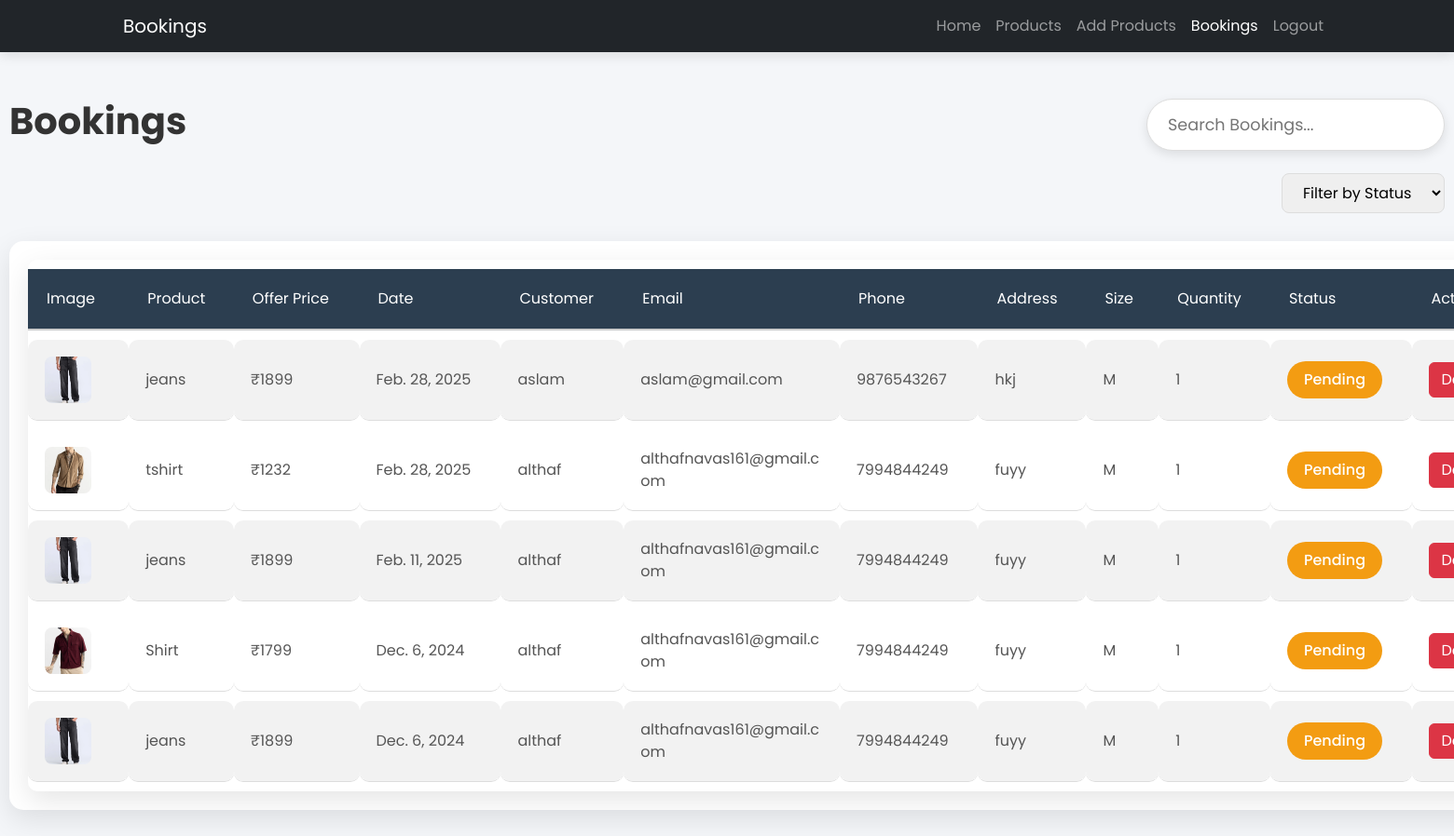
Screenshot of /bookings with the database file from the repository.
### app/models.py (models this page shows, shortened)
class Buy(models.Model):
    user=models.ForeignKey(User,on_delete=models.CASCADE)
    product=models.ForeignKey(Product,on_delete=models.CASCADE)
    price=models.IntegerField()
    date=models.DateField(auto_now_add=True)
    size = models.CharField(max_length=10, choices=[('S', 'Small'), ('M', 'Medium'), ('L', 'Large')], default='M')  # Default size is Medium
    quantity = models.PositiveIntegerField(default=1)  # Default quantity is 1

class Product(models.Model):
    pro_id=models.TextField()
    name=models.TextField()
    price=models.IntegerField()
    ofr_price=models.IntegerField()
    img=models.FileField()
    dis=models.TextField()
    sizes = models.ManyToManyField(Size, related_name='Sizes')
    quantity = models.PositiveIntegerField(default=0)  # New field for stock quantity

class Order(models.Model):
    name = models.CharField(max_length=100)
    email = models.EmailField()
    phone_number = models.CharField(max_length=15)
    shipping_address = models.TextField()
    status = models.CharField(max_length=20, default='Pending')
    created_at = models.DateTimeField(auto_now_add=True)

### app/views.py (the view)
# urls.py: path('bookings',views.bookings),
def bookings(request):
    buy = Buy.objects.select_related('product', 'user').all().order_by('-date')
    orders = Order.objects.all()
    combined_data = zip(buy, orders)
    return render(request, 'shop/bookings.html', {'combined_data': combined_data})

### templates/shop/bookings.html (shortened to what this page needs)
<!DOCTYPE html>
<html lang="en">
<head>
    <link href="https://cdn.jsdelivr.net/npm/bootstrap@5.3.3/dist/css/bootstrap.min.css" rel="stylesheet">
</head>
<body>
    <nav class="navbar navbar-expand-lg navbar-dark bg-dark">
        <div class="container">
            <a class="navbar-brand" href="#">Bookings</a>
            <div class="collapse navbar-collapse" id="navbarNav">
                <ul class="navbar-nav ms-auto">
                    <li class="nav-item"><a class="nav-link" href="/shp_home">Home</a></li>
                    <li class="nav-item"><a class="nav-link" href="/products">Products</a></li>
                    <li class="nav-item"><a class="nav-link" href="/add_prod">Add Products</a></li>
                    <li class="nav-item"><a class="nav-link active" href="#">Bookings</a></li>
                    <li class="nav-item"><a class="nav-link" href="/shp_logout">Logout</a></li>
                </ul>
            </div>
        </div>
    </nav>
    <div class="content">
        <div class="d-flex justify-content-between align-items-center mb-4">
            <h2>Bookings</h2>
            <input type="text" id="search" class="search-bar" placeholder="Search Bookings...">
        </div>
        <div class="filter-container">
            <select id="statusFilter">
                <option value="">Filter by Status</option>
            </select>
        </div>
        <div class="table-container">
            <table class="table table-striped table-hover">
                <thead>
                    <tr>
                        <th>Image</th>
                        <th>Product</th>
                        <th>Offer Price</th>
                        <th>Date</th>
                        <th>Customer</th>
                        <th>Email</th>
                        <th>Phone</th>
                        <th>Address</th>
                        <th>Size</th>
                        <th>Quantity</th>
                        <th>Status</th>
                        <th>Actions</th>
                    </tr>
                </thead>
                <tbody id="bookingTable">
                    {% for buy, order in combined_data %}
                    <tr>
                        <td><img src="{{ buy.product.img.url }}" alt="{{ buy.product.name }}" class="product-img"></td>
                        <td>{{ buy.product.name }}</td>
                        <td>₹{{ buy.price }}</td>
                        <td>{{ buy.date }}</td>
                        <td>{{ order.name }}</td>
                        <td>{{ order.email }}</td>
                        <td>{{ order.phone_number }}</td>
                        <td>{{ order.shipping_address }}</td>
                        <td>{{ buy.size }}</td>
                        <td>{{ buy.quantity }}</td>
                        <td>
                            <span class="status-badge
                                {% if order.status == 'Pending' %}status-pending
                                {% elif order.status == 'Confirmed' %}status-confirmed
                                {% elif order.status == 'Cancelled' %}status-cancelled
                                {% endif %}">
                                {{ order.status }}
                            </span>
                        </td>
                        <td>
                            <button class="btn btn-danger" data-bs-toggle="modal" data-bs-target="#deleteModal{{ order.id }}">Delete</button>
                        </td>
                    </tr>
                    {% endfor %}
                </tbody>
            </table>
        </div>
    </div>
</body>
</html>

### rows the page displays
Buy: product.img (picture), product.name "jeans", price "1899", date "Feb. 28, 2025", name "aslam", email "aslam@gmail.com", phone_number "9876543267", shipping_address "hkj", size "M", quantity "1", status "Pending"
Buy: product.img (picture), product.name "tshirt", price "1232", date "Feb. 28, 2025", name "althaf", email "althafnavas161@gmail.com", phone_number "7994844249", shipping_address "fuyy", size "M", quantity "1", status "Pending"
Buy: product.img (picture), product.name "jeans", price "1899", date "Feb. 11, 2025", name "althaf", email "althafnavas161@gmail.com", phone_number "7994844249", shipping_address "fuyy", size "M", quantity "1", status "Pending"
Buy: product.img (picture), product.name "Shirt", price "1799", date "Dec. 6, 2024", name "althaf", email "althafnavas161@gmail.com", phone_number "7994844249", shipping_address "fuyy", size "M", quantity "1", status "Pending"
Buy: product.img (picture), product.name "jeans", price "1899", date "Dec. 6, 2024", name "althaf", email "althafnavas161@gmail.com", phone_number "7994844249", shipping_address "fuyy", size "M", quantity "1", status "Pending"
